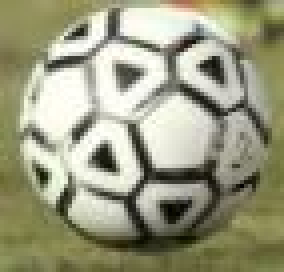
#> input picture CV Algoritms/ball.JPG, 71 x 68 px, found by its file name (shown 4 times larger)
$ python FeatureMatching.py
#> lines starting #> are read from the running program, lines starting #| are printed output that depends on the picture
#> further down, img1 is the input picture: shape (68, 71, 3); mean B, G, R 128.8, 155.4, 155
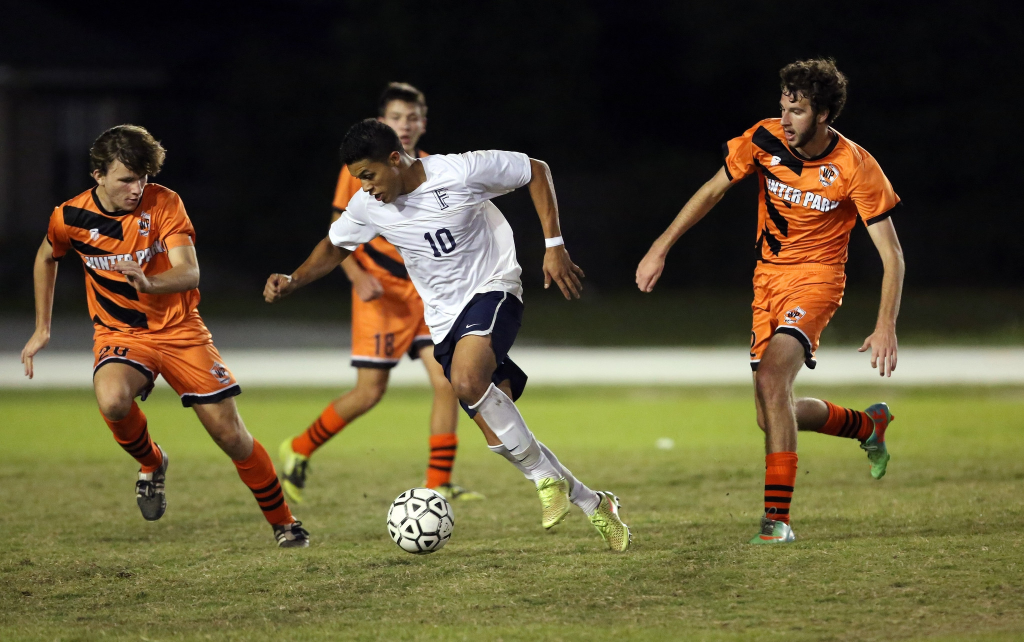
#> input picture CV Algoritms/soccer.jpg, 2048 x 1284 px (shown at 1/2 size)
#> further down, img2 is the input picture: shape (1284, 2048, 3); mean B, G, R 52.5, 81.7, 90
import cv2 as cv
from cv2 import resize
import numpy
# All combination works, but turning might be needed

class FeatureMatcher():

    Algo = None
    Matcher_obj = None
    temp_img = None
    test_img = None

    gray_temp_img = None
    gray_test_img = None

    keypts_1 = 0
    descrip_1 = 0

    keypts_2 = 0
    descrip_2 = 0

    matches = []
    output_img = None

    def __init__(self, type, matcher):
        if type.upper() == 'SIFT' and matcher.upper() == 'BFMATCHER':
            self.type = 'SIFT'
            self.matcher = 'BFMATCHER'
            self.Algo = cv.SIFT_create()
        elif type.upper() == 'ORB' and matcher.upper() == 'BFMATCHER':
            self.type = 'ORB'
            self.matcher = 'BFMATCHER'
            self.Algo = cv.ORB_create()
        elif type.upper() == 'SIFT' and matcher.upper() == 'FLANN':
            self.type = 'SIFT'
            self.matcher = 'FLANN'
            self.minHessian = 400
            self.Algo = cv.SIFT_create(self.minHessian)
        elif type.upper() == 'ORB' and matcher.upper() == 'FLANN':
            self.type = 'ORB'
            self.matcher = 'FLANN'
            self.nfeatures = 500
            self.Algo = cv.ORB_create(self.nfeatures)
        else:
            print('Please use right type: SIFT or ORB with BFMATCHER or FLANN')

    def applyDetector(self, img1, img2):
        # Checks if template image is already set
        if self.temp_img == None:
            self.temp_img = img1
        self.test_img = img2

        # Converts the color to gray
        self.gray_temp_img = cv.cvtColor(img1, cv.COLOR_BGR2GRAY)
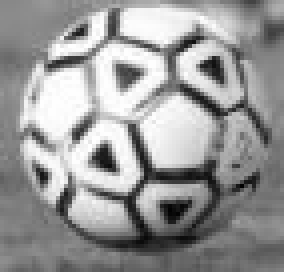
#> self.gray_temp_img: shape (68, 71) (shown 4 times larger); min 1, max 255, mean 152.3
        self.gray_test_img = cv.cvtColor(img2, cv.COLOR_BGR2GRAY)
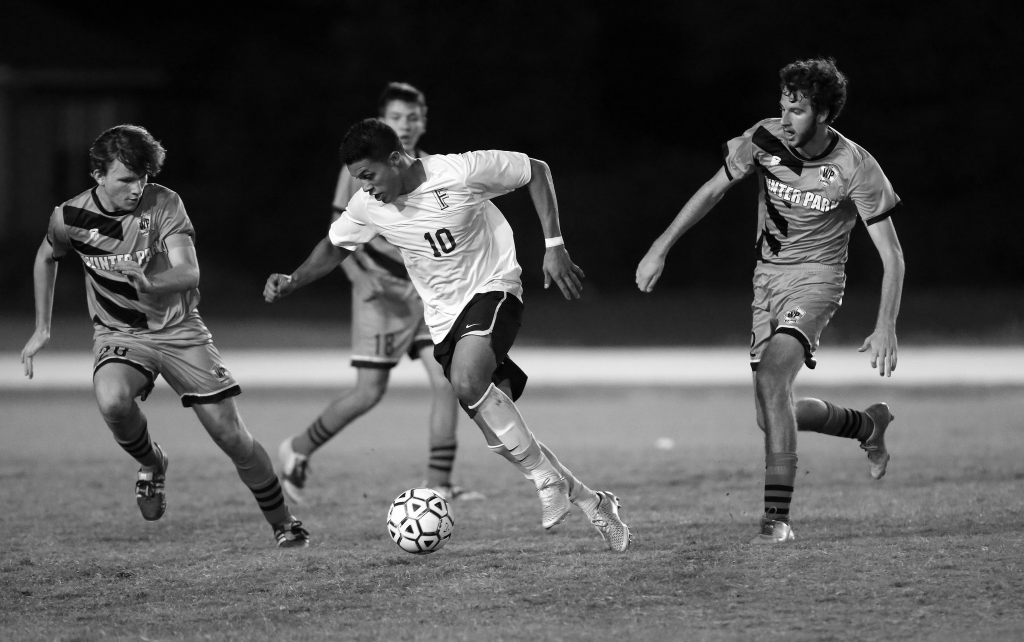
#> self.gray_test_img: shape (1284, 2048) (shown at 1/2 size); min 0, max 255, mean 80.8

        # Perform detection & computation based on parameters set
        self.keypts_1, self.descrip_1 = self.Algo.detectAndCompute(self.gray_temp_img, None)
#> self.keypts_1 = 3 keypoints; (x, y, size): (33, 31, 31), (36, 32, 31), (34, 35, 31)
        self.keypts_2, self.descrip_2 = self.Algo.detectAndCompute(self.gray_test_img, None)
#> self.keypts_2 = 500 keypoints; strongest (x, y, size): (891, 412, 31), (885, 398, 31), (1661, 353, 31), (895, 412, 31)

    def applyMatcher(self):
        if  self.matcher == 'BFMATCHER' and self.type == 'SIFT':
            self.Matcher_obj = cv.BFMatcher(cv.NORM_L1, crossCheck=True)
            self.matches = self.Matcher_obj.match(self.descrip_1,self.descrip_2)
            self.matches = sorted(self.matches, key= lambda match : match.distance)
            print('SIFT & BFMATCHER selected')

        if self.matcher == 'BFMATCHER' and self.type == 'ORB':
            self.Matcher_obj =cv.BFMatcher(cv.NORM_HAMMING, crossCheck=True)
            self.matches = self.Matcher_obj.match(self.descrip_1,self.descrip_2)
            print('ORB & BFMATCHER selected')

        if self.matcher == 'FLANN' and self.type == 'SIFT':
            FLANN_INDEX_KDTREE = 1
            index_params = dict(algorithm = FLANN_INDEX_KDTREE, trees = 5)
            search_params = dict(checks=50) # or pass empty dictionary
            self.Matcher_obj = cv.FlannBasedMatcher(index_params,search_params)
            self.matches = self.Matcher_obj.knnMatch(self.descrip_1,self.descrip_2, k=2)
            print('SIFT & FLANN selected')

        if self.matcher == 'FLANN' and self.type == 'ORB':
            index_params = dict(algorithm=6,
                        table_number=6,
                        key_size=12,
                        multi_probe_level=2)
            search_params = {}
            flann = cv.FlannBasedMatcher(index_params, search_params)
            self.matches = flann.knnMatch(self.descrip_1, self.descrip_2, k=2)
#> self.matches = 3 matches
            print('ORB & FLANN selected')

    def drawMatches(self, amount):
#> called with amount = 30
        if self.matcher == 'BFMATCHER':
            # add "flags=cv.DrawMatchesFlags_NOT_DRAW_SINGLE_POINTS" if you dont wont points not used
            self.output_img = cv.drawMatches(self.gray_temp_img, self.keypts_1, self.gray_test_img, self.keypts_2, self.matches[:amount],None)

        elif self.matcher == 'FLANN':
            matchesMask = [[0,0] for i in range(len(self.matches))]
#> matchesMask = [[0, 0], [0, 0], [0, 0]]
            # ratio test as per Lowe's paper
            for i,(m,n) in enumerate(self.matches):
                if m.distance < 0.7*n.distance:
                    matchesMask[i]=[1,0]
#> this loop made 3 passes
#> after the loop, matchesMask = [[1, 0], [0, 0], [0, 0]]
            draw_params = dict(matchesMask = matchesMask,
                                flags = cv.DrawMatchesFlags_DEFAULT)
#> draw_params = {'matchesMask': [[1, 0], [0, 0], [0, 0]], 'flags': 0}
            # cv.drawMatchesKnn expects list of lists as matches.
            self.output_img = cv.drawMatchesKnn(self.gray_temp_img,self.keypts_1,self.gray_test_img,self.keypts_2,self.matches,None,**draw_params)
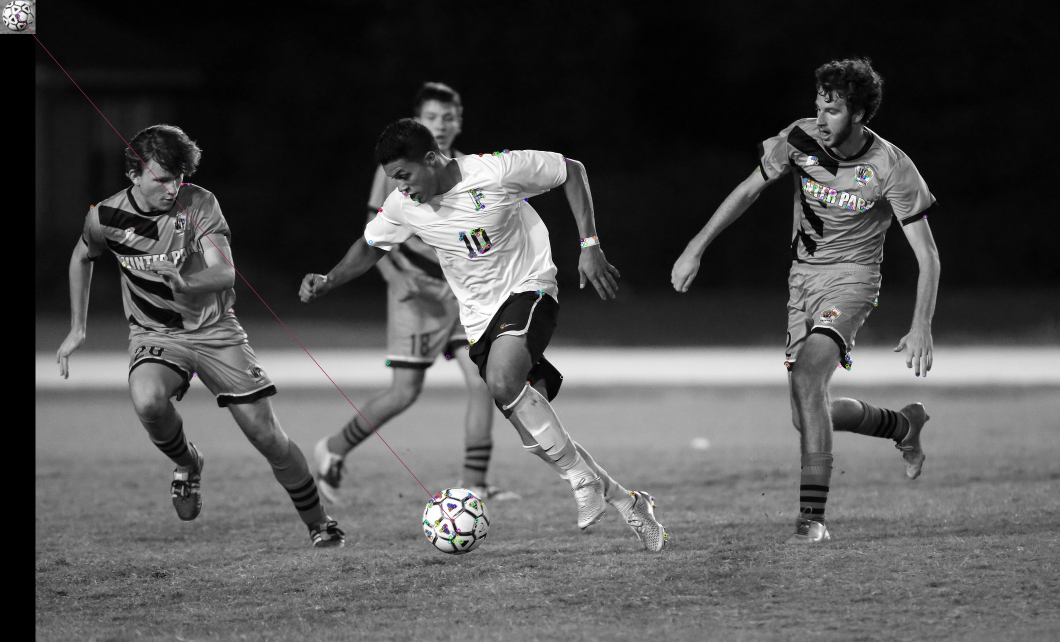
#> self.output_img: shape (1284, 2119, 3) (shown at 1/2 size); mean of channels 0, 1, 2 78.4, 78.4, 78.4; drawn as B, G, R

        # resizes the image to 720p
        self.output_img = cv.resize(self.output_img, (1280,720))
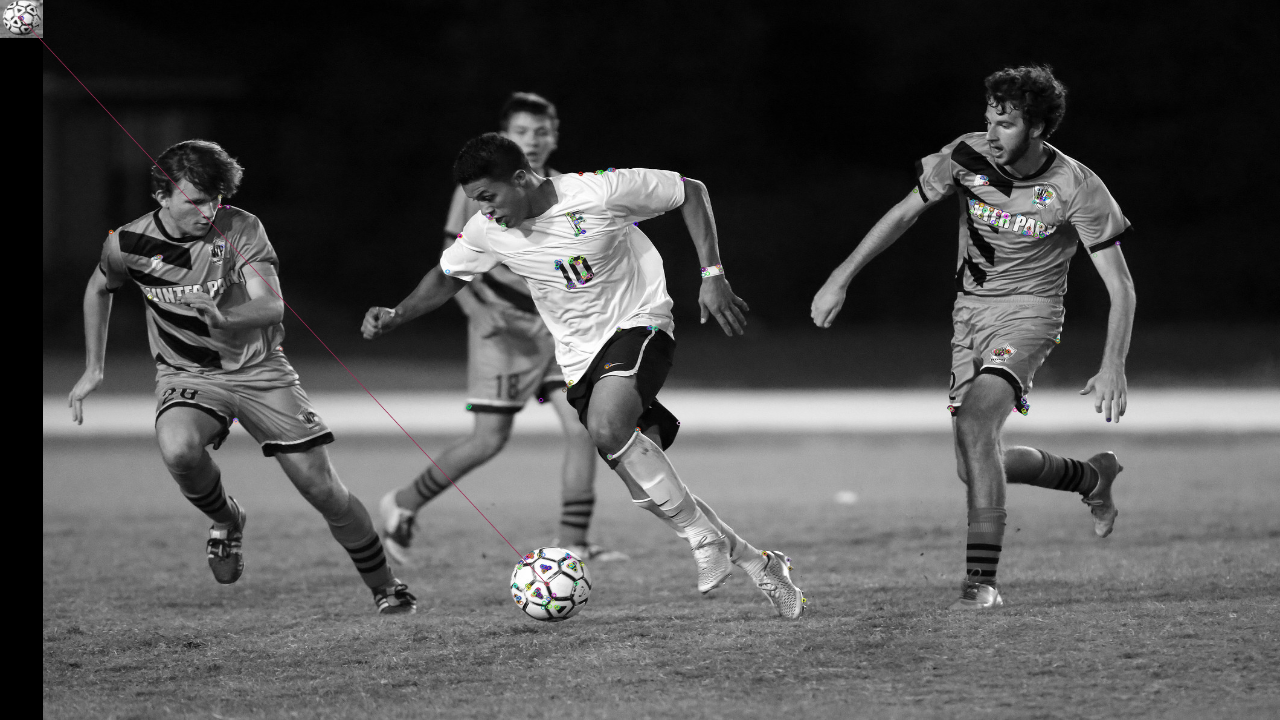
#> self.output_img: shape (720, 1280, 3); mean of channels 0, 1, 2 78.2, 78.2, 78.3; drawn as B, G, R
        cv.imshow('Matches', self.output_img)
        cv.waitKey(0)


 ## --------------------- How to use---------------------:

 # 1. Two image needed (should be from another class (ROI))
img1 = cv.imread('ball.jpg') # Original image
img2 = cv.imread('soccer.jpg') # Rotated image

 # 2. Create a FeatureMatcher object (SIFT or ORB)
test = FeatureMatcher('ORB', 'FLANN')

 # 3. Apply detector (first is the template, the other is the one to check on)
test.applyDetector(img1, img2)

 # 4. Apply matcher
test.applyMatcher()

 # 5. Draw matches
test.drawMatches(30)


   # [14 lines of commented-out code are left out]
